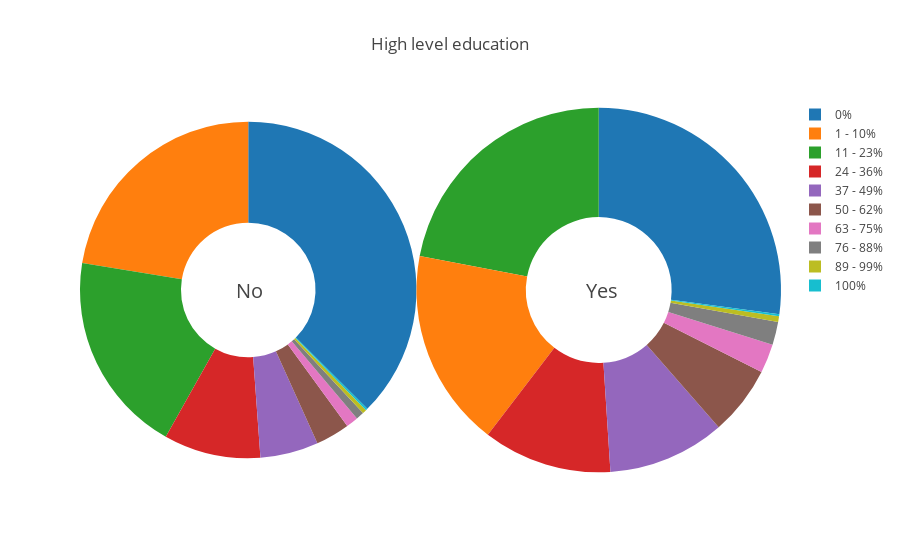

Notebook source saved alongside this figure:
### Markdown cell above
We note that the variables that mark the differences in distribution between the 2 groups are mainly financial, 
We go to the visualization of these variables to describe these differences and draw the behavior of each of the 2 groups.

### Code cell
fig = {
  "data": [
    {
      "values": no.groupby('High level education').size(),
      "labels": ['0%','1 - 10%','100%','11 - 23%','24 - 36%','37 - 49%','50 - 62%','63 - 75%','76 - 88%','89 - 99%'],
      "domain": {"x": [0, .48]},
      "name": "No",
      "hoverinfo":"label+percent+name",
      "hole": .4,
      "type": "pie",
      "textinfo":'none'
    },     
    {
      "values": yes.groupby('High level education').size(),
      "labels": ['0%','1 - 10%','100%','11 - 23%','24 - 36%','37 - 49%','50 - 62%','63 - 75%','76 - 88%','89 - 99%'],
      "domain": {"x": [.48, 1]},
      "name": "Yes",
      "hoverinfo":"label+percent+name",
      "hole": .4,
      "type": "pie",
      "textinfo":'none'
    }],
  "layout": {
        "title":"High level education",
      "annotations": [
            {
                "font": {
                    "size": 20
                },
                "showarrow": False,
                "text": "No",
                "x": 0.22,
                "y": 0.5
            },
            {
                "font": {
                    "size": 20
                },
                "showarrow": False,
                "text": "Yes",
                "x": 0.77,
                "y": 0.5,
                
            }
        ]
    }
}
iplot(fig)

### Figure 1 — Plotly figure (JSON) as saved in the notebook; plotly's stock layout.template omitted (floating-point values rounded to 4 significant figures)
{"data": [{"domain": {"x": [0, 0.48]}, "hole": 0.4, "hoverinfo": "label+percent+name", "labels": ["0%", "1 - 10%", "100%", "11 - 23%", "24 - 36%", "37 - 49%", "50 - 62%", "63 - 75%", "76 - 88%", "89 - 99%"], "name": "No", "textinfo": "none", "type": "pie", "values": [3462, 2073, 16, 1792, 860, 516, 302, 108, 71, 36]}, {"domain": {"x": [0.48, 1]}, "hole": 0.4, "hoverinfo": "label+percent+name", "labels": ["0%", "1 - 10%", "100%", "11 - 23%", "24 - 36%", "37 - 49%", "50 - 62%", "63 - 75%", "76 - 88%", "89 - 99%"], "name": "Yes", "textinfo": "none", "type": "pie", "values": [159, 103, 1, 129, 67, 61, 36, 15, 12, 3]}], "layout": {"annotations": [{"font": {"size": 20}, "showarrow": false, "text": "No", "x": 0.22, "y": 0.5}, {"font": {"size": 20}, "showarrow": false, "text": "Yes", "x": 0.77, "y": 0.5}], "title": "High level education"}}
